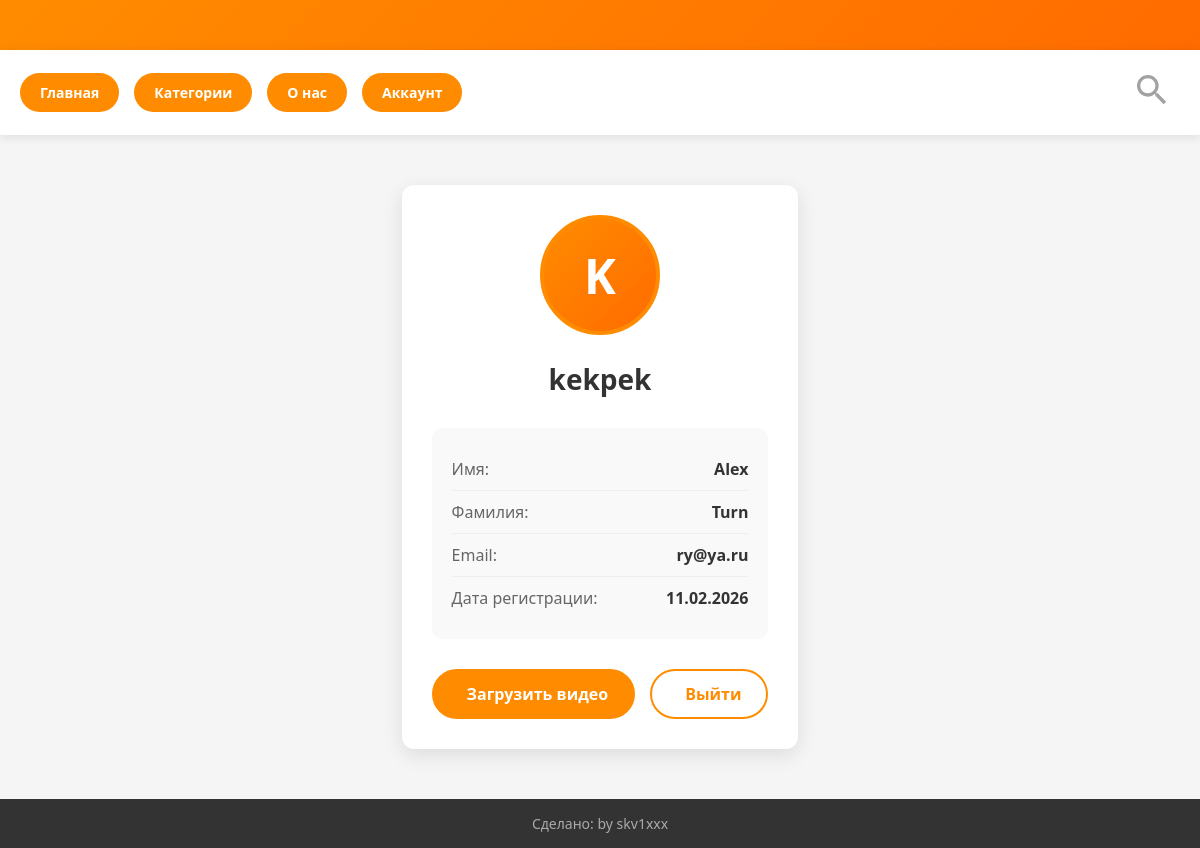
Page /acc/ (signed in) on the committed database.
### vhost/models.py (models this page shows, shortened)
class BDuser(AbstractBaseUser, PermissionsMixin):
    nickname = models.CharField(max_length=30, unique=True)
    name = models.CharField(max_length=30)
    surname = models.CharField(max_length=30)
    email = models.EmailField(unique=True)
    photo = models.ImageField(
        upload_to='avatars/',
        null=True,
        blank=True,
        validators=[FileExtensionValidator(allowed_extensions=['jpg', 'jpeg', 'png'])]
    )
    date_joined = models.DateTimeField(default=timezone.now)
    is_active = models.BooleanField(default=True)
    is_staff = models.BooleanField(default=False)
    USERNAME_FIELD = 'email'
    REQUIRED_FIELDS = ['nickname', 'name', 'surname']
    objects = BDuserManager()
    class Meta:
        verbose_name = "Пользователь"
        verbose_name_plural = "Пользователи"
        ordering = ["name"]

### vhost/views.py (the view)
# urls.py: path('acc/', login_required(views.acc), name='acc'),
@login_required
def acc(request):
    user = request.user
    context = {
        'user': user,
        'user_data': {
            'nickname': user.nickname,
            'name': user.name,
            'surname': user.surname,
            'email': user.email,
            'photo': user.photo,
        }
    }
    return render(request, 'acc.html', context)

### vhost/templates/acc.html (shortened to what this page needs)
{% extends "design/design.html" %}
{% load static %}
{% block content %}
<div class="account-container">
    {% if user.is_authenticated %}
        <div class="profile-card">
            <div class="profile-header">
                <div class="avatar-container">
                    {% if user.photo %}
                        <img src="{{ user.photo.url }}" alt="Аватар" class="profile-avatar">
                    {% else %}
                        <div class="default-avatar">{{ user.nickname|first|upper }}</div>
                    {% endif %}
                </div>
                <h1 class="profile-username">{{ user.nickname }}</h1>
            </div>
            <div class="profile-info">
                <div class="info-item">
                    <span class="info-label">Имя:</span>
                    <span class="info-value">{{ user.name }}</span>
                </div>
                <div class="info-item">
                    <span class="info-label">Фамилия:</span>
                    <span class="info-value">{{ user.surname }}</span>
                </div>
                <div class="info-item">
                    <span class="info-label">Email:</span>
                    <span class="info-value">{{ user.email }}</span>
                </div>
                <div class="info-item">
                    <span class="info-label">Дата регистрации:</span>
                    <span class="info-value">{{ user.date_joined|date:"d.m.Y" }}</span>
                </div>
            </div>
            <div class="profile-actions">
                <a href="{% url 'upload' %}" class="action-btn upload-btn">
                     Загрузить видео
                </a>
                <a href="{% url 'logout' %}" class="action-btn logout-btn">
                     Выйти
                </a>
            </div>
        </div>
    {% endif %}
</div>
{% endblock %}

### vhost/templates/design/design.html (style rules this page uses)
* { margin: 0; padding: 0; box-sizing: border-box; font-family: 'Segoe UI', Tahoma, Geneva, Verdana, sans-serif; }
body { background-color: #f5f5f5; color: #333; min-height: 100vh; display: flex; flex-direction: column; }
h1 { color: #444; margin-bottom: 20px; font-weight: 600; }

### vhost/templates/acc.html (style rules this page uses)
.account-container { max-width: 800px; margin: 30px auto; padding: 20px; }
.profile-card { background: white; border-radius: 12px; box-shadow: 0 6px 20px rgba(0, 0, 0, 0.1); padding: 30px; text-align: center; }
.profile-header { margin-bottom: 30px; }
.avatar-container { display: inline-block; margin-bottom: 15px; }
.default-avatar { width: 120px; height: 120px; border-radius: 50%; background: linear-gradient(135deg, #ff8c00, #ff6b00); color: white; display: flex; align-items: center; justify-content: center; font-size: 48px; font-weight: bold; border: 4px solid #ff8c00; margin: 0 auto; }
.profile-username { color: #333; font-size: 28px; margin: 10px 0 0; }
.profile-info { background: #f9f9f9; border-radius: 10px; padding: 20px; margin: 0 auto 30px; max-width: 400px; }
.info-item { display: flex; justify-content: space-between; padding: 10px 0; border-bottom: 1px solid #eee; }
.info-item:last-child { border-bottom: none; }
.info-label { color: #666; font-weight: 500; }
.info-value { color: #333; font-weight: 600; }
.profile-actions { display: flex; justify-content: center; gap: 15px; flex-wrap: wrap; }
.action-btn { padding: 12px 25px; border-radius: 30px; font-weight: 600; text-decoration: none; transition: all 0.3s ease; display: inline-flex; align-items: center; gap: 8px; }
.upload-btn { background: #ff8c00; color: white; border: 2px solid #ff8c00; }
.logout-btn { background: white; color: #ff8c00; border: 2px solid #ff8c00; }

### rows in the picture
BDuser: nickname|first "K", nickname "kekpek", name "Alex", surname "Turn", email "ry@ya.ru", date_joined "11.02.2026"
